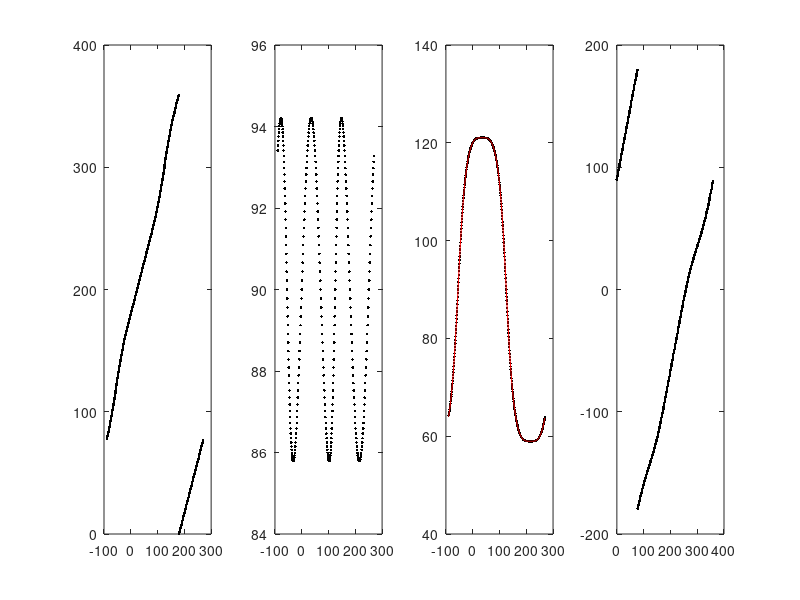
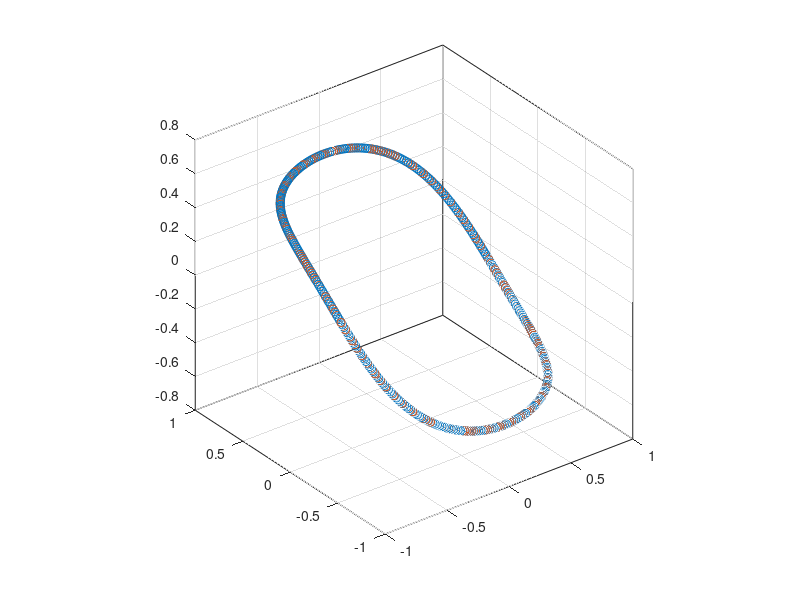
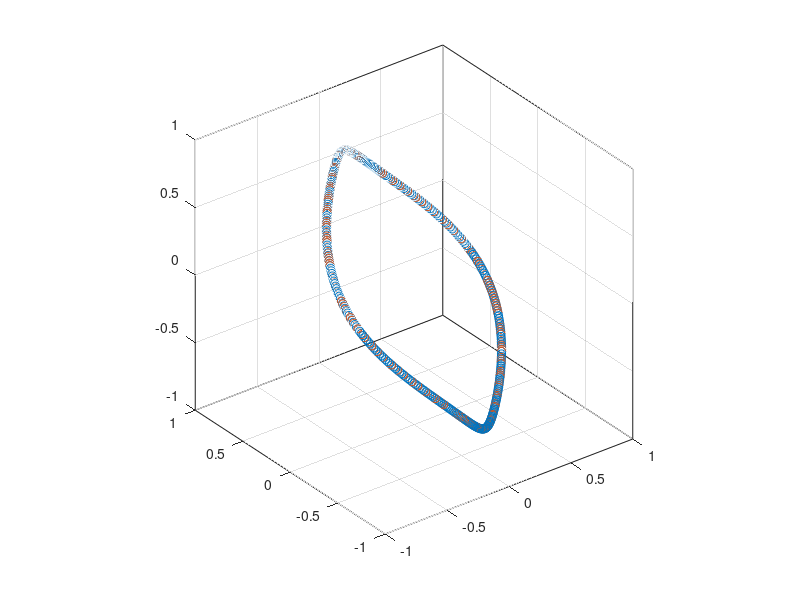
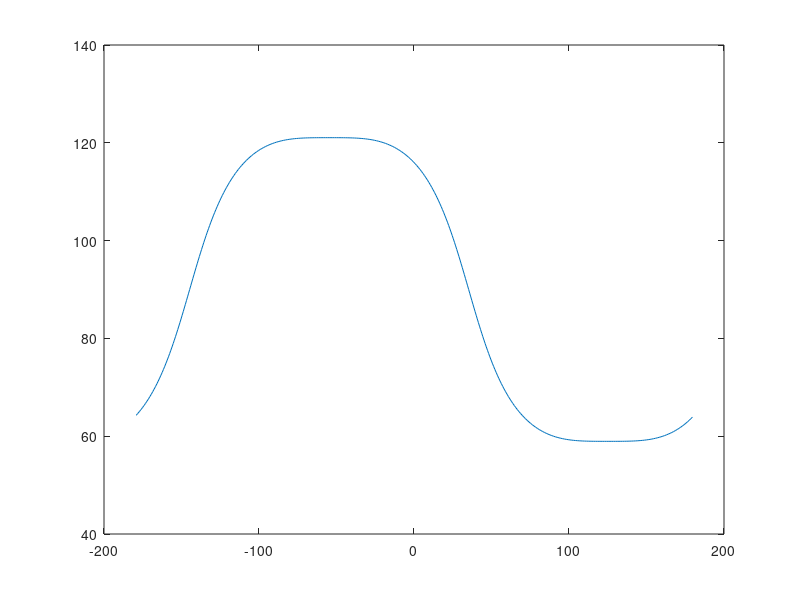

MATLAB code to generate these figures, in order:
alpha=-0.135;
dn=2; %[1-1-1] or [-1,1,-1]
%% 
%==================Define trasformation matrices=========================%
% Lab -> Experimental coordinate trafo
%A_1m10 = [1/sqrt(2), 0, 1/sqrt(2); 1/sqrt(2), 0, -1/sqrt(2); 0,1,0];
A_1m10 = [1/sqrt(3), 1/sqrt(6), 1/sqrt(2); 1/sqrt(3), 1/sqrt(6), -1/sqrt(2); 1/sqrt(3), -2/sqrt(6),0];

% Lab -> Rhombohedral coordinate trafo
%A_1m1m1 = [1/sqrt(2), 1/sqrt(6), 1/sqrt(3); 1/sqrt(2), -1/sqrt(6), -1/sqrt(3); 0,2/sqrt(6), -1/sqrt(3)];
if dn == 1
    A_rh = [1/sqrt(2), 1/sqrt(6), 1/sqrt(3); 1/sqrt(2), -1/sqrt(6), -1/sqrt(3); 0,2/sqrt(6), -1/sqrt(3)];
else
    A_rh = [1/sqrt(2), -1/sqrt(6), -1/sqrt(3); 0, -2/sqrt(6), 1/sqrt(3); -1/sqrt(2), -1/sqrt(6), -1/sqrt(3)];
end

%Rhombohedral -> Experimental coordinate trafo
R= (A_rh)'*A_1m10;

%%
% ============== Calculate space curve ============================%

%equally spaced parametrization in the polar angle
phi_deg = linspace(0,359,360);  %starting from 0deg <110> direction
phi_rad = phi_deg*pi/180;

% Calculate parametric curve in the rh coord system
theta = pi/2 + sqrt(2)/3*alpha/(alpha+1)*sin(3*phi_rad);

% Calculate the q-vector space curve in Rh coordinates and transform
% it to the experimental coordinate system
Q = R'*[sin(theta).*cos(phi_rad); sin(theta).*sin(phi_rad); cos(theta)];

% Calculate the azimuth angle in the Experimental system
chi_rad = acos(Q(3,:));
chi_deg = chi_rad * 180/pi;
% Calculate the polar angle in the Exp system
omega_rad = atan2(Q(2,:),Q(1,:));
%acos(Q(1,:)./(sqrt(Q(1,:).^2 + Q(2,:).^2)));
%
omega_deg = omega_rad*180/pi;
omega_deg_eq = linspace(0,359,360);
omega_rad_eq = omega_deg_eq*pi/180;
%

%% Plot omega dependence of the angles
Ang = [omega_deg', chi_deg'];
Ang_s = sortrows(Ang, 1);
figure(42342)
plot(Ang_s(:,1), Ang_s(:,2))
chi_deg_eq = interp1(Ang(:,1)+180, Ang(:,2), omega_deg_eq, 'linear', 'extrap');
chi_rad_eq = chi_deg_eq*pi/180;
chi_deg_eq_112 = chi_deg_eq(mod(omega_deg_eq+180,360)+1);
chi_rad_eq_112 = chi_deg_eq_112*pi/180;

figure(1)
subplot(1,4,1)
plot(omega_deg+90, phi_deg, 'k.') 
subplot(1,4,2)
plot(omega_deg+90, theta*180/pi, 'k.')
subplot(1,4,3)
plot(omega_deg+90, chi_deg, 'k.') 
hold on
plot(omega_deg_eq-180+90, chi_deg_eq, 'r-') 

subplot(1,4,4)
plot(omega_deg_eq, omega_deg, 'k.') 


figure(2)
X=sin(chi_rad_eq).*cos(omega_rad_eq+pi);
Y=sin(chi_rad_eq).*sin(omega_rad_eq+pi);
Z=cos(chi_rad_eq);
scatter3(Q(1,:), Q(2,:), Q(3,:))
hold on
scatter3(X, Y, Z)
axis square
box on

figure(5)
Q_lab = A_1m10*Q;
Q_lab2 = A_1m10*[X; Y; Z];
scatter3(Q_lab(1,:), Q_lab(2,:), Q_lab(3,:))
hold on
scatter3(Q_lab2(1,:), Q_lab2(2,:), Q_lab2(3,:))
axis square
box on

